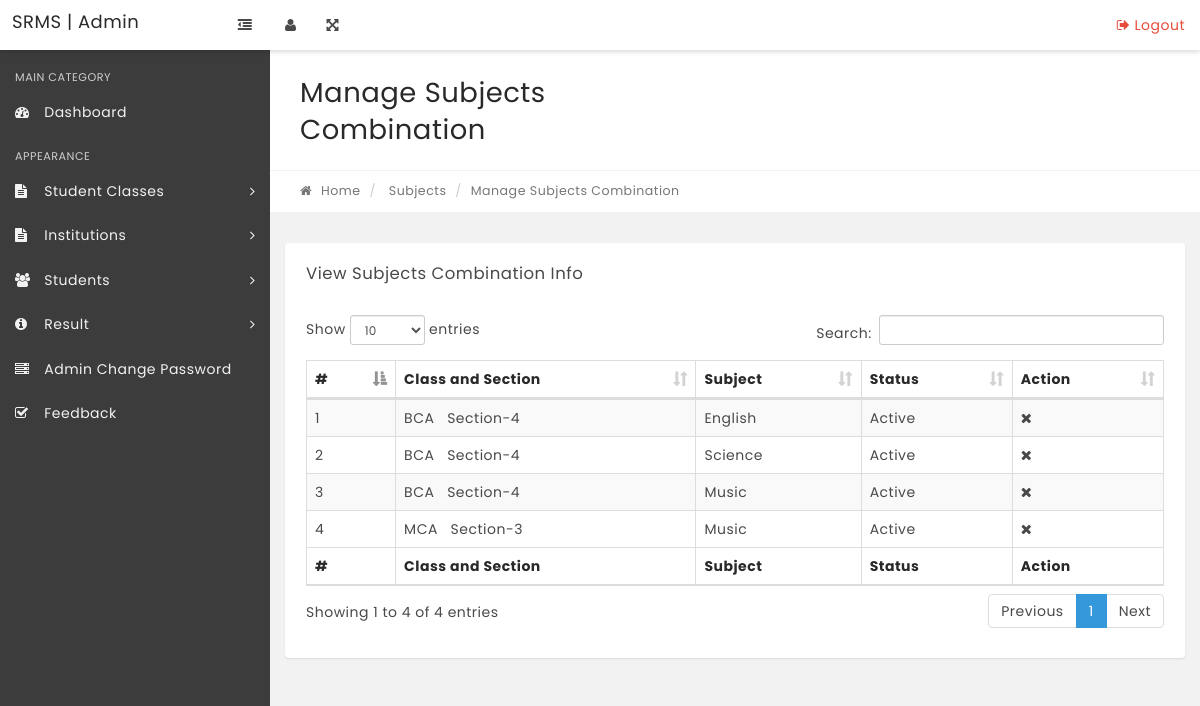
Page /srms/manage-subjectcombination.php on the committed database.
### tables this page shows
CREATE TABLE `tblsubjectcombination` (
  `id` int(11) NOT NULL,
  `ClassId` int(11) DEFAULT NULL,
  `SubjectId` int(11) DEFAULT NULL,
  `status` int(1) DEFAULT NULL,
  `CreationDate` timestamp NULL DEFAULT current_timestamp(),
  `Updationdate` timestamp NULL DEFAULT NULL ON UPDATE current_timestamp()
);

CREATE TABLE `tblclasses` (
  `id` int(11) NOT NULL,
  `ClassName` varchar(80) DEFAULT NULL,
  `ClassNameNumeric` int(4) DEFAULT NULL,
  `Section` varchar(5) DEFAULT NULL,
  `CreationDate` timestamp NULL DEFAULT current_timestamp(),
  `UpdationDate` timestamp NULL DEFAULT NULL
);

CREATE TABLE `tblsubjects` (
  `id` int(11) NOT NULL,
  `SubjectName` varchar(100) NOT NULL,
  `SubjectCode` varchar(100) DEFAULT NULL,
  `Creationdate` timestamp NULL DEFAULT current_timestamp(),
  `UpdationDate` timestamp NULL DEFAULT NULL
);

### srms/manage-subjectcombination.php (the view, shortened to what this page needs)
<?php
include('includes/config.php');
if(strlen($_SESSION['alogin'])=="")
    {
    header("Location: index.php");
    }
    else{
?>
<!DOCTYPE html>
<html lang="en">
    <head>
        <link rel="stylesheet" href="css/bootstrap.min.css" media="screen" >
        <link rel="stylesheet" href="css/font-awesome.min.css" media="screen" >
        <link rel="stylesheet" href="css/animate-css/animate.min.css" media="screen" >
        <link rel="stylesheet" href="css/lobipanel/lobipanel.min.css" media="screen" >
        <link rel="stylesheet" href="css/prism/prism.css" media="screen" >
        <link rel="stylesheet" type="text/css" href="js/DataTables/datatables.min.css"/>
        <link rel="stylesheet" href="css/main.css" media="screen" >
    </head>
    <body class="top-navbar-fixed">
        <div class="main-wrapper">
   <?php include('includes/topbar.php');?>
            <div class="content-wrapper">
                <div class="content-container">
<?php include('includes/leftbar.php');?>
                    <div class="main-page">
                        <div class="container-fluid">
                            <div class="row page-title-div">
                                <div class="col-md-6">
                                    <h2 class="title">Manage Subjects Combination</h2>
                                </div>
                            </div>
                            <div class="row breadcrumb-div">
                                <div class="col-md-6">
                                    <ul class="breadcrumb">
            							<li><a href="dashboard.php"><i class="fa fa-home"></i> Home</a></li>
                                        <li> Subjects</li>
            							<li class="active">Manage Subjects Combination</li>
            						</ul>
                                </div>
                            </div>
                        </div>
                        <section class="section">
                            <div class="container-fluid">
                                <div class="row">
                                    <div class="col-md-12">
                                        <div class="panel">
                                            <div class="panel-heading">
                                                <div class="panel-title">
                                                    <h5>View Subjects Combination Info</h5>
                                                </div>
                                            </div>
                                            <div class="panel-body p-20">
                                                <table id="example" class="display table table-striped table-bordered" cellspacing="0" width="100%">
                                                    <thead>
                                                        <tr>
                                                            <th>#</th>
                                                            <th>Class and Section</th>
                                                            <th>Subject </th>
                                                            <th>Status</th>
                                                            <th>Action</th>
                                                        </tr>
                                                    </thead>
                                                    <tfoot>
                                                        <tr>
                                                          <th>#</th>
                                                            <th>Class and Section</th>
                                                            <th>Subject </th>
                                                            <th>Status</th>
                                                            <th>Action</th>
                                                        </tr>
                                                    </tfoot>
                                                    <tbody>
<?php $sql = "SELECT tblclasses.ClassName,tblclasses.Section,tblsubjects.SubjectName,tblsubjectcombination.id as scid,tblsubjectcombination.status from tblsubjectcombination join tblclasses on tblclasses.id=tblsubjectcombination.ClassId  join tblsubjects on tblsubjects.id=tblsubjectcombination.SubjectId";
$query = $dbh->prepare($sql);
$query->execute();
$results=$query->fetchAll(PDO::FETCH_OBJ);
$cnt=1;
if($query->rowCount() > 0)
{
foreach($results as $result)
{   ?>
<tr>
 <td><?php echo htmlentities($cnt);?></td>
                                                            <td><?php echo htmlentities($result->ClassName);?> &nbsp; Section-<?php echo htmlentities($result->Section);?></td>
                                                            <td><?php echo htmlentities($result->SubjectName);?></td>
                                                             <td><?php $stts=$result->status;
if($stts=='0')
{
	echo htmlentities('Inactive');
}
else
{
	echo htmlentities('Active');
}
                                                             ?></td>
<td>
<?php if($stts=='0')
{ ?>
<a href="manage-subjectcombination.php?acid=<?php echo htmlentities($result->scid);?>" onclick="confirm('do you really want to ativate this subject');"><i class="fa fa-check" title="Acticvate Record"></i> </a><?php } else {?>
<a href="manage-subjectcombination.php?did=<?php echo htmlentities($result->scid);?>" onclick="confirm('do you really want to deativate this subject');"><i class="fa fa-times" title="Deactivate Record"></i> </a>
<?php }?>
</td>
</tr>
<?php $cnt=$cnt+1;}} ?>
                                                    </tbody>
                                                </table>
                                            </div>
                                        </div>
                                    </div>
                                                </div>
                                            </div>
                                        </div>
                                    </div>
                                </div>
                            </div>
    </body>
</html>
<?php } ?>

### srms/includes/topbar.php (shortened to what this page needs)
<nav class="navbar top-navbar bg-white box-shadow">
          	<div class="container-fluid">
                  <div class="row">
                      <div class="navbar-header no-padding">
              			<a class="navbar-brand" href="dashboard.php">
              			    SRMS | Admin
              			</a>
                          <span class="small-nav-handle hidden-sm hidden-xs"><i class="fa fa-outdent"></i></span>
              		</div>
              		<div class="collapse navbar-collapse" id="navbar-collapse-1">
              			<ul class="nav navbar-nav" data-dropdown-in="fadeIn" data-dropdown-out="fadeOut">
                              <li class="hidden-sm hidden-xs"><a href="#" class="user-info-handle"><i class="fa fa-user"></i></a></li>
                              <li class="hidden-sm hidden-xs"><a href="#" class="full-screen-handle"><i class="fa fa-arrows-alt"></i></a></li>
              			</ul>
              			<ul class="nav navbar-nav navbar-right" data-dropdown-in="fadeIn" data-dropdown-out="fadeOut">
              				    <li><a href="logout.php" class="color-danger text-center"><i class="fa fa-sign-out"></i> Logout</a></li>
              			</ul>
              		</div>
                  </div>
          	</div>
          </nav>

### srms/includes/leftbar.php (shortened to what this page needs)
<div class="left-sidebar bg-black-300 box-shadow ">
                        <div class="sidebar-content">
                            <div class="user-info closed">
                            </div>
                            <div class="sidebar-nav">
                                <ul class="side-nav color-gray">
                                    <li class="nav-header">
                                        <span class="">Main Category</span>
                                    </li>
                                    <li>
                                        <a href="dashboard.php"><i class="fa fa-dashboard"></i> <span>Dashboard</span> </a>
                                    </li>
                                    <li class="nav-header">
                                        <span class="">Appearance</span>
                                    </li>
                                    <li class="has-children">
                                        <a href="#"><i class="fa fa-file-text"></i> <span>Student Classes</span> <i class="fa fa-angle-right arrow"></i></a>
                                    </li>
  <li class="has-children">
                                        <a href="#"><i class="fa fa-file-text"></i> <span>Institutions</span> <i class="fa fa-angle-right arrow"></i></a>
                                           <a href="manage-subjectcombination.php"><i class="fa fa-newspaper-o"></i> <span>Manage Instute Combination </span></a></li>
                                        </ul>
   <li class="has-children">
                                        <a href="#"><i class="fa fa-users"></i> <span>Students</span> <i class="fa fa-angle-right arrow"></i></a>
                                    </li>
<li class="has-children">
                                        <a href="#"><i class="fa fa-info-circle"></i> <span>Result</span> <i class="fa fa-angle-right arrow"></i></a>
                                        <li><a href="change-password.php"><i class="fa fa fa-server"></i> <span> Admin Change Password</span></a></li>
                                    </li>
                                    <li><a href="http://localhost/Student%20Result%20Management%20System/feedback/admin/mainpage.php"><i class="fa fa-check-square-o"></i> <span> Feedback</span></a></li>
                            </div>
                        </div>
                    </div>

### rows in the picture
tblsubjectcombination: ClassId.ClassName "BCA", ClassId.Section "4", SubjectId.SubjectName "English"
tblsubjectcombination: ClassId.ClassName "BCA", ClassId.Section "4", SubjectId.SubjectName "Science"
tblsubjectcombination: ClassId.ClassName "BCA", ClassId.Section "4", SubjectId.SubjectName "Music"
tblsubjectcombination: ClassId.ClassName "MCA", ClassId.Section "3", SubjectId.SubjectName "Music"
